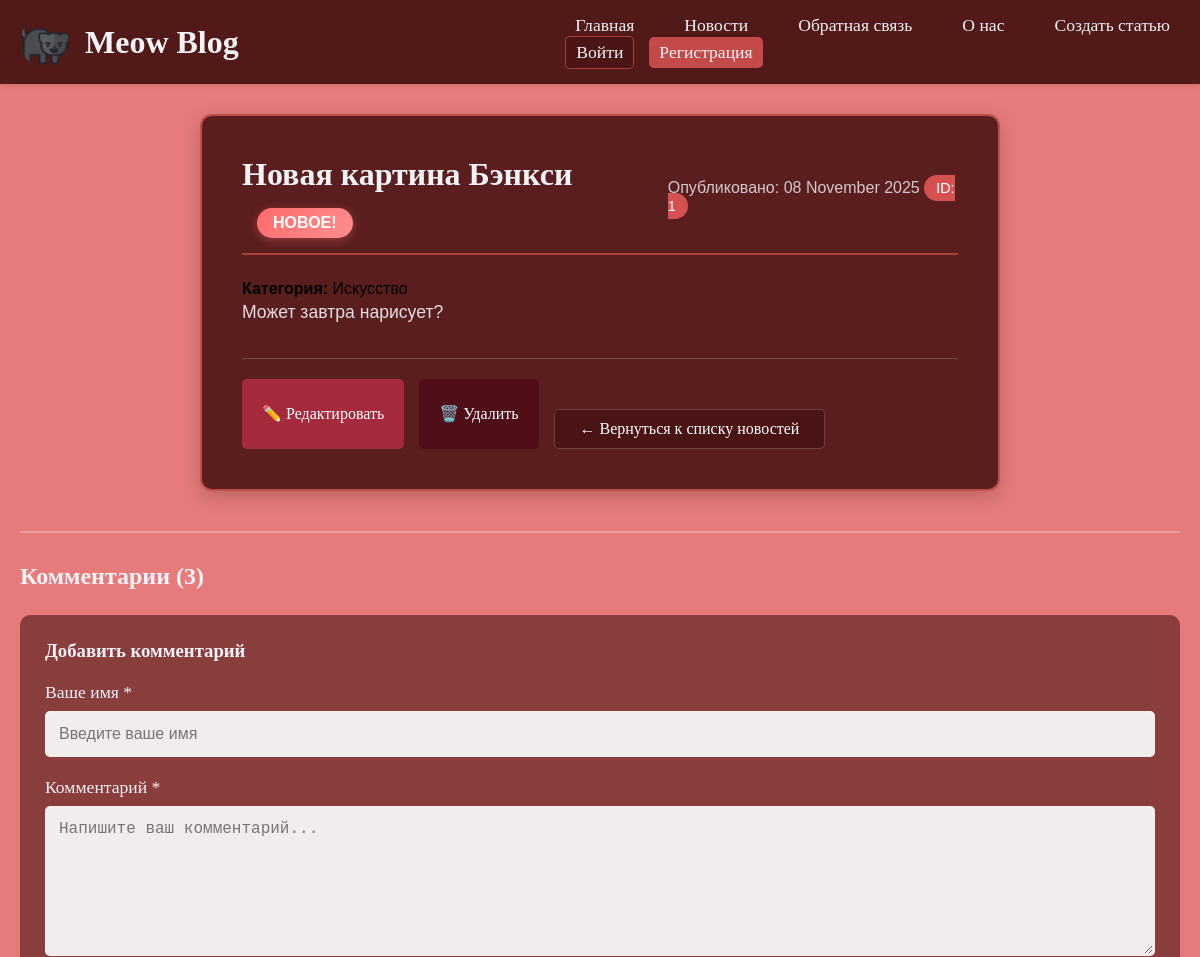
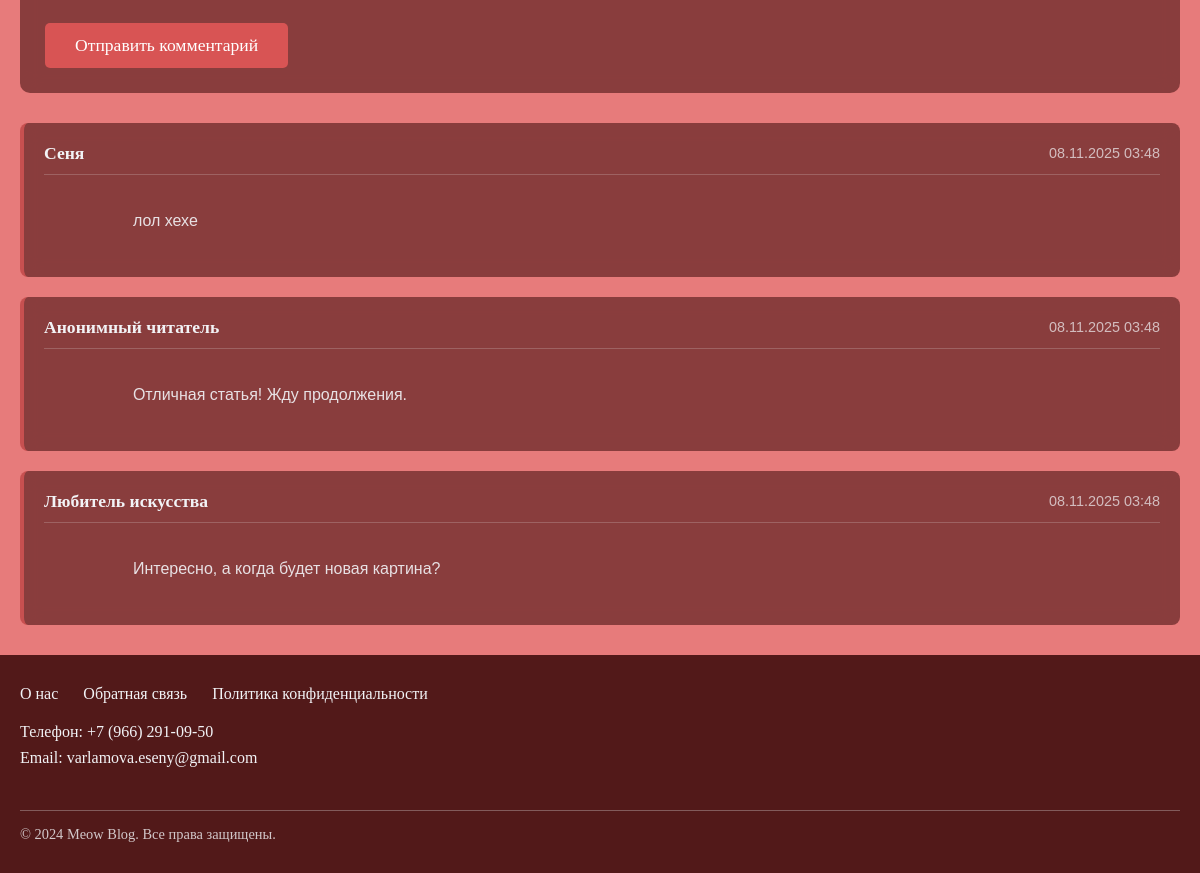
The page /news/1 on the database as committed earlier (2 pictures, top to bottom).
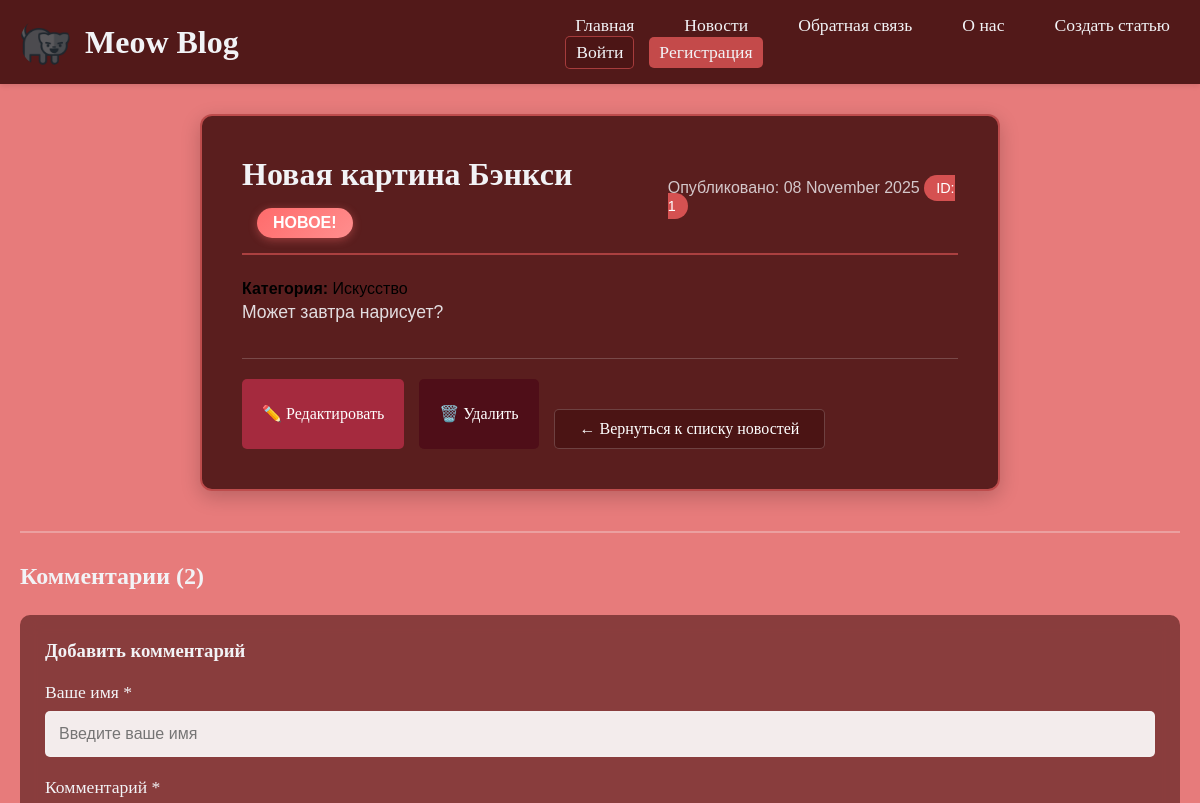
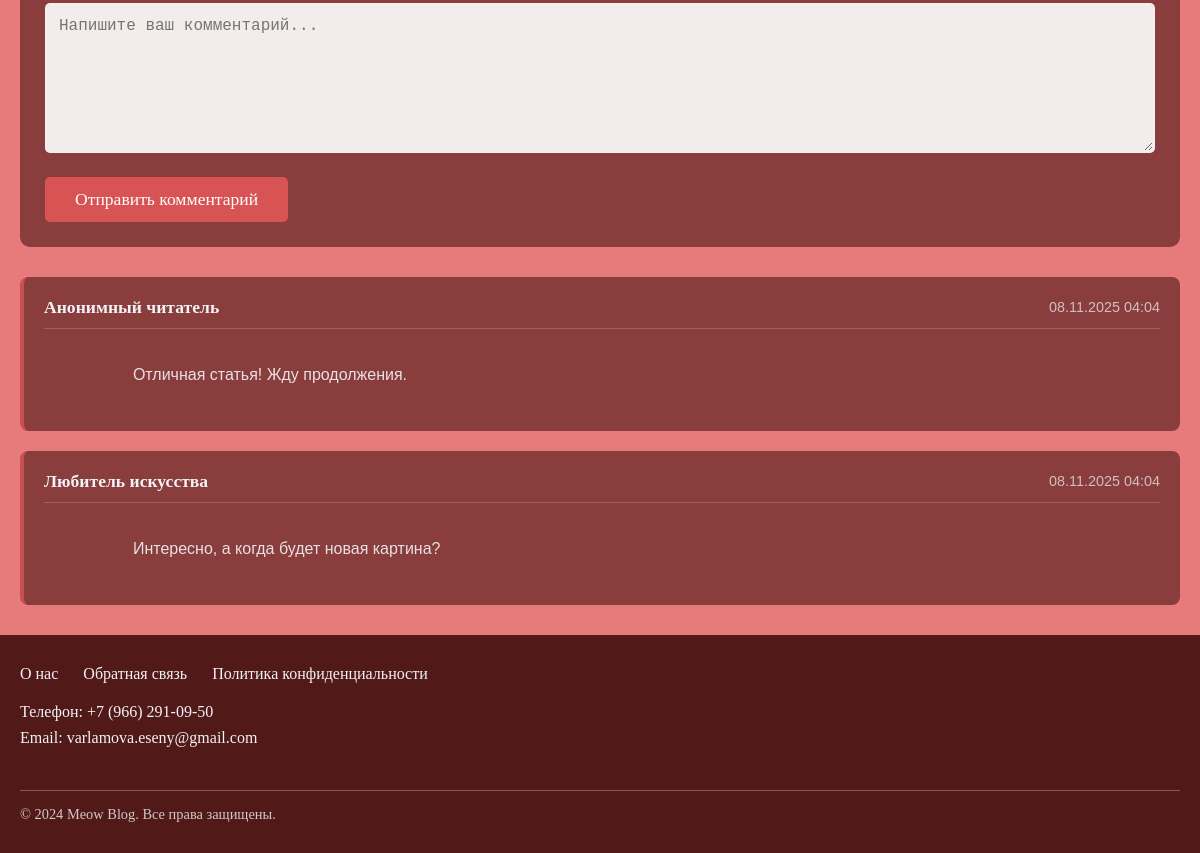
The same page on the database as committed later (2 pictures, top to bottom).
### main.py (models this page shows, shortened)
class Comment(db.Model):
    __tablename__ = 'comments'
    id = db.Column(db.Integer, primary_key=True)
    text = db.Column(db.Text, nullable=False)
    date = db.Column(db.DateTime, default=get_local_datetime)
    author_name = db.Column(db.String(100), nullable=False)
    article_id = db.Column(db.Integer, db.ForeignKey('articles.id'), nullable=False)
    user_id = db.Column(db.Integer, db.ForeignKey('users.id'), nullable=True)

### main.py (the view, shortened to what this page needs)
@app.route('/news/<int:id>', methods=['GET', 'POST'])
def news_article(id):
    article = Article.query.get(id)
    if article:
        comments = Comment.query.filter_by(article_id=id).order_by(Comment.date.desc()).all()
        return render_template('news_article.html',
                               article=article_to_dict(article),
                               comments=[comment_to_dict(comment) for comment in comments],
                               is_today_article=is_today_article,
                               current_date=date.today())

### main.py (called while the page is built)
def article_to_dict(article):
    return {
        'id': article.id,
        'title': article.title,
        'date': article.created_date.strftime('%d %B %Y'),
        'excerpt': article.excerpt or article.text[:100] + '...',
        'content': f'<p>{article.text}</p>',
        'author_id': article.user_id,
        'category': article.category,
        'author_name': article.author.name
    }

def comment_to_dict(comment):
    return {
        'id': comment.id,
        'text': comment.text,
        'date': comment.date.strftime('%d.%m.%Y %H:%M'),
        'author_name': comment.author_name,
        'article_id': comment.article_id
    }

def is_today_article(article_date):
    try:
        if isinstance(article_date, str):
            article_datetime = datetime.strptime(article_date, '%d %B %Y')
            return article_datetime.date() == date.today()
        elif isinstance(article_date, datetime):
            return article_date.date() == date.today()
        return False
    except (ValueError, AttributeError) as e:
        print(f"Ошибка при проверке даты: {e}")
        return False

### templates/news_article.html (shortened to what this page needs)
{% extends "base.html" %}
{% block content %}
<div class="article-detail {% if is_today_article(article.date) %}today{% endif %}">
    <div class="article-header">
        <div class="article-title-wrapper">
            <h1>{{ article.title }}</h1>
            {% if is_today_article(article.date) %}
            <span class="new-badge new-badge-large">Новое!</span>
            {% endif %}
        </div>
        <div class="article-info">
            <span class="article-date {% if is_today_article(article.date) %}today{% endif %}">
                Опубликовано: {{ article.date }}
            </span>
            <span class="article-id">ID: {{ article.id }}</span>
        </div>
    </div>
    {% if article.category %}
    <div class="article-category">
        <strong>Категория:</strong> {{ article.category }}
    </div>
    {% endif %}
    <div class="article-content">
        {{ article.content|safe }}
    </div>
    <div class="article-actions">
        <a href="{{ url_for('edit_article', id=article.id) }}" class="edit-btn">✏️ Редактировать</a>
        <a href="{{ url_for('delete_article', id=article.id) }}" class="delete-btn"
           onclick="return confirm('Вы уверены, что хотите удалить эту статью?')">🗑️ Удалить</a>
        <a href="{{ url_for('news') }}" class="back-to-news">← Вернуться к списку новостей</a>
    </div>
</div>
<div class="comments-section">
    <h2>Комментарии ({{ comments|length }})</h2>
    <div class="comment-form">
        <h3>Добавить комментарий</h3>
        <form method="POST" action="{{ url_for('news_article', id=article.id) }}">
            <div class="form-group">
                <label for="author_name">Ваше имя *</label>
                <input type="text" id="author_name" name="author_name"
                       value="{{ author_name or '' }}"
                       placeholder="Введите ваше имя" required>
            </div>
            <div class="form-group">
                <label for="text">Комментарий *</label>
                <textarea id="text" name="text"
                          placeholder="Напишите ваш комментарий..."
                          rows="4" required>{{ text or '' }}</textarea>
            </div>
            <button type="submit" class="submit-btn">Отправить комментарий</button>
        </form>
    </div>
    <div class="comments-list">
        {% if comments %}
            {% for comment in comments %}
            <div class="comment-item">
                <div class="comment-header">
                    <strong class="comment-author">{{ comment.author_name }}</strong>
                    <span class="comment-date">{{ comment.date }}</span>
                </div>
                <div class="comment-text">
                    {{ comment.text }}
                </div>
            </div>
            {% endfor %}
        {% else %}
            <div class="no-comments">
                <p>Пока нет комментариев. Будьте первым!</p>
            </div>
        {% endif %}
    </div>
</div>
{% endblock %}

Rows that differ between the two databases and show on the page:
removed Comment: author_name "Сеня", date "08.11.2025 03:48", text "лол хехе"
changed Comment "Анонимный читатель": date "08.11.2025 03:48" → "08.11.2025 04:04"
changed Comment "Любитель искусства": date "08.11.2025 03:48" → "08.11.2025 04:04"
Other text that changed with them:
{{ comments|length }}: "3" → "2"
